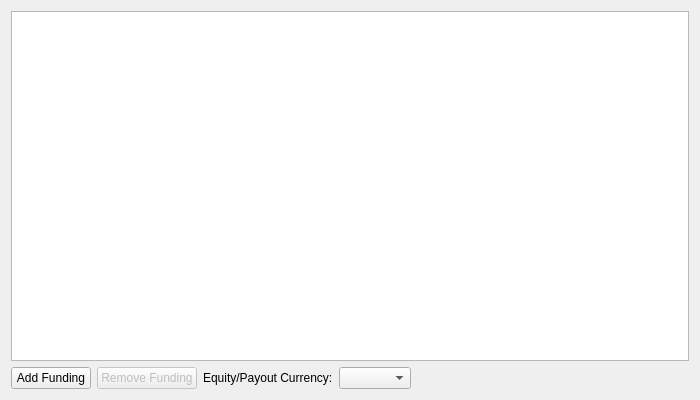
<?xml version="1.0" encoding="UTF-8"?>
<ui version="4.0">
 <class>TBSetupFundingWidget</class>
 <widget class="QWidget" name="TBSetupFundingWidget">
  <property name="geometry">
   <rect>
    <x>0</x>
    <y>0</y>
    <width>700</width>
    <height>400</height>
   </rect>
  </property>
  <property name="windowTitle">
   <string>Funding</string>
  </property>
  <layout class="QVBoxLayout" name="mainLayout">
   <item>
    <widget class="QTableView" name="tableView">
     <property name="alternatingRowColors">
      <bool>true</bool>
     </property>
     <property name="selectionBehavior">
      <enum>QAbstractItemView::SelectRows</enum>
     </property>
     <property name="selectionMode">
      <enum>QAbstractItemView::SingleSelection</enum>
     </property>
     <property name="sortingEnabled">
      <bool>true</bool>
     </property>
     <property name="showGrid">
      <bool>true</bool>
     </property>
    </widget>
   </item>
   <item>
    <layout class="QHBoxLayout" name="buttonLayout">
     <item>
      <widget class="QPushButton" name="addButton">
       <property name="text">
        <string>Add Funding</string>
       </property>
      </widget>
     </item>
     <item>
      <widget class="QPushButton" name="removeButton">
       <property name="text">
        <string>Remove Funding</string>
       </property>
       <property name="enabled">
        <bool>false</bool>
       </property>
      </widget>
     </item>
     <item>
      <widget class="QLabel" name="currencyLabel">
       <property name="text">
        <string>Equity/Payout Currency:</string>
       </property>
      </widget>
     </item>
     <item>
      <widget class="QComboBox" name="payoutCurrencyComboBox"/>
     </item>
     <item>
      <spacer name="buttonSpacer">
       <property name="orientation">
        <enum>Qt::Horizontal</enum>
       </property>
       <property name="sizeHint" stdset="0">
        <size>
         <width>40</width>
         <height>20</height>
        </size>
       </property>
      </spacer>
     </item>
    </layout>
   </item>
  </layout>
 </widget>
 <resources/>
 <connections/>
</ui>
